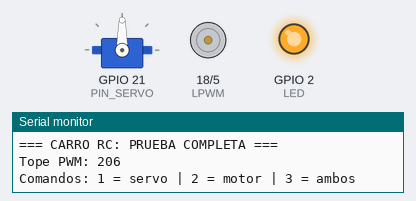
The sketch below on a simulated ESP32. Parts: servo, motor-driver pin pairs drawn as motors (green arrow = first pin HIGH = forward, orange = second pin HIGH = backward, longer = more drive, scaled by the enable pin), output pins drawn as LEDs (lit = HIGH), the last lines printed to the serial monitor.

Above: at 0.1 s.
At 10.15 s:
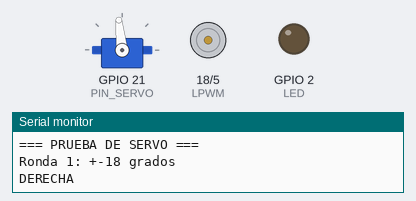
At 17.7 s:
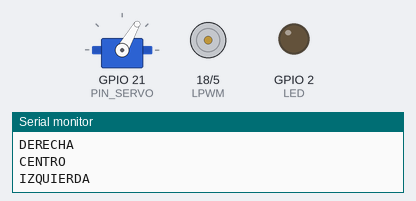
At 24.3 s:
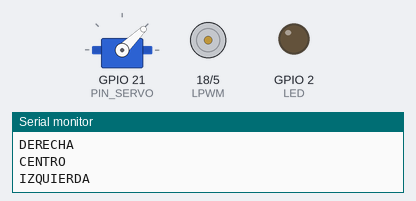
At 30.1 s:
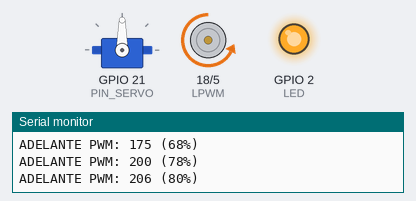
At 39.4 s:
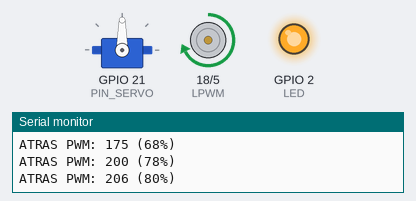
Timing chart, 0 to 40.0 s (numbered marks = the images above):
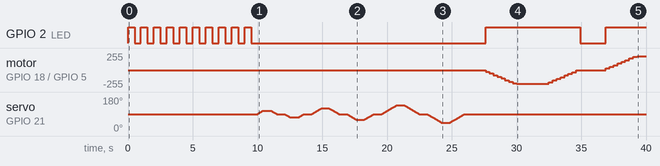

The sketch:

carro_esp32_pruebas_completo.ino
```cpp
/*
=====================================================================
 CARRO RC - ESP32 + BTS7960 + RS550 + SERVO MG995
 Archivo de referencia: esquema de conexiones, pines, lecciones de
 las pruebas y código de prueba (servo y motor) en un solo archivo.
=====================================================================

---------------------------------------------------------------------
 1. MATERIALES
---------------------------------------------------------------------
 - ESP32 con placa de expansión (puerto DC 6.5 a 16 V, USB-C, micro-USB)
 - Driver BTS7960 (puente H)
 - Motor RS550 de 6 V (cables rojo y negro)
 - Servo MG995 (cables café, rojo y naranja)
 - Pack de 3 baterías 18650 -> alimenta la ESP32 por el puerto DC
 - Pack de 2 baterías 18650 en serie (7.4 V) -> alimenta el MOTOR
 - LiPo 11.1 V 460 mAh 35C -> alimentará el motor en la versión final
 - LM2596 (regulador) -> NO se usa en el camino del motor
 - Interruptores y fusible de 10 a 15 A (para la LiPo)

---------------------------------------------------------------------
 2. ALIMENTACIÓN (lo más importante)
---------------------------------------------------------------------
 ESP32 + placa de expansión:
   Pack de 3 baterías 18650 -> conector al puerto DC de la placa.
   (Mide antes: debe dar entre 9 y 12.6 V. Centro del plug = positivo.)
   El USB-C solo se usa para cargar el código. No tener USB y pack
   conectados al mismo tiempo.

 Jumper amarillo de la placa (junto al USB-C):
   Debe cubrir los pines 5V y V (los dos de ARRIBA).
   Así la fila V de la placa da 5 V. En la parte baja da 3.3 V.

 Motor:
   Batería directo a los bornes del BTS7960, SIN regulador.
     Negativo (-) -> borne 1 (B-)
     Positivo (+) -> borne 2 (B+)
   * Pruebas: 2 celdas 18650 en serie = 7.4 V
   * Versión final: LiPo 11.1 V (12.6 V cargada) con interruptor y
     fusible de 10 a 15 A en el positivo. Cambiar VOLTAJE_BATERIA
     a 12.6 en este código.
   El BTS7960 necesita MÍNIMO 5.5 V en B+ y B-. Con una sola celda
   (3.7 V) el chip se bloquea y el motor no gira.

---------------------------------------------------------------------
 3. CONEXIONES DEL BTS7960 A LA PLACA DE EXPANSIÓN
---------------------------------------------------------------------
 Bloque de 8 pines (filas):  A-B  /  C-D  /  E-F  /  G-H

   Pin BTS7960         Va a (fila S de la columna indicada)
   ------------------  -------------------------------------
   A (GND)             Un pin G (GND) de la placa
   B (VCC)             Un pin V (5 V) de la placa
   E y F (unidos)      D22   (un puente corto E-F, un solo cable)
   G (LPWM, reversa)   D18
   H (RPWM, adelante)  D5
   C y D               Sin conectar

   Bornes verdes:
     1 (B-)  Negativo de la batería del motor
     2 (B+)  Positivo de la batería del motor
     3 (M+)  Cable rojo del motor
     4 (M-)  Cable negro del motor

 Tierra común: el pin A del BTS7960 está unido internamente al
 borne 1. Al conectar A a un pin G de la placa, la ESP32 y la batería
 del motor comparten GND.

---------------------------------------------------------------------
 4. SERVO MG995 (dirección)
---------------------------------------------------------------------
   Cable café    -> fila G de la columna D21
   Cable rojo    -> fila V de la columna D21 (5 V)
   Cable naranja -> fila S de la columna D21 (señal)
   Posición recta de las ruedas = 90 grados en la librería.
   Si la ESP32 se reinicia cuando el servo se esfuerza, alimentar el
   rojo con un regulador aparte a 5 V (GND unido).

---------------------------------------------------------------------
 5. LECCIONES DE LAS PRUEBAS (por qué quedó así)
---------------------------------------------------------------------
 - El LM2596 solo entrega unos 3 A y su voltaje cae al arrancar el
   RS550. Se retiró del camino del motor.
 - El BTS7960 no funciona por debajo de 5.5 V (B+ a B-).
 - El jumper de la placa estaba mal: debe dar 5 V en la fila V.
 - Con señal fija el motor giró en D25/D33/D26/D27, pero con PWM no.
   Con los pines del código original (D22, D18, D5) SÍ funcionó.
   Se queda con esos pines.
 - El servo se inicia ANTES de configurar el motor, como en el código
   original que funcionaba (ESP32Servo reparte los canales PWM).
 - Pin 12 de la ESP32 es de arranque: evitarlo.
 - Librería necesaria: ESP32Servo (Kevin Harrington).
 - Después de un humo en el BTS7960 las pruebas de continuidad no
   sonaron (sin cortos) y el módulo resultó sano.

---------------------------------------------------------------------
 6. PROCEDIMIENTO
---------------------------------------------------------------------
 1. Todas las baterías desconectadas. Sube el código por USB.
 2. Desconecta el USB.
 3. Conecta la batería del motor a los bornes 1 y 2 (primero el
    negativo, al final el positivo).
 4. Conecta el pack de 3 baterías al puerto DC de la placa.
 5. El LED parpadea 10 veces y empieza la prueba.
 Ruedas en el aire. Si algo huele a quemado o se calienta, desconecta
 la batería del motor de inmediato.

---------------------------------------------------------------------
 7. USO
---------------------------------------------------------------------
 Con USB y Serial Monitor a 115200 ("Nueva línea"), o solo con el pack:
   Se repite sola: servo + motor (AUTO_REPETIR = true).
   Comandos por Serial:  1 = servo   2 = motor   3 = ambos
=====================================================================
*/

#include <ESP32Servo.h>

// ===== PINES =====
const int LED = 2;            // LED integrado de la ESP32

const int PIN_SERVO = 21;     // Servo (columna D21)

const int EN   = 22;          // E y F del BTS7960, unidos
const int LPWM = 18;          // G (reversa)
const int RPWM = 5;           // H (adelante)

// ===== SERVO =====
const int CENTRO = 90;                       // ruedas rectas
const int AMPLITUDES[] = {18, 30, 46};       // grados a cada lado
const int NUM_AMPLITUDES = 3;
const int PASO_GRADOS = 1;
const int RETARDO_SERVO = 25;                // ms entre pasos
const int PAUSA_EXTREMO = 600;               // ms

Servo direccion;
int posicionActual = CENTRO;

// ===== MOTOR =====
// 2 celdas en serie = 7.4. Con la LiPo de 11.1 V, poner 12.6.
const float VOLTAJE_BATERIA = 7.4;
const float VOLTAJE_MOTOR = 6.0;             // RS550 de 6 V
const int VEL_MAX = (VOLTAJE_BATERIA <= VOLTAJE_MOTOR)
                      ? 255
                      : (int)(255.0 * VOLTAJE_MOTOR / VOLTAJE_BATERIA);

const int PASO_PWM = 25;                     // igual que el código original
const int RETARDO_PASO = 300;                // ms entre pasos
const int TIEMPO_MAXIMO = 2500;              // ms a velocidad tope

// ===== GENERAL =====
const bool AUTO_REPETIR = true;
const int PAUSA_CICLO = 5000;
int ciclo = 0;

// ---------------------------------------------------------------------
// SERVO
// ---------------------------------------------------------------------
void moverSuave(int destino) {
  while (posicionActual != destino) {
    if (posicionActual < destino) {
      posicionActual = min(posicionActual + PASO_GRADOS, destino);
    } else {
      posicionActual = max(posicionActual - PASO_GRADOS, destino);
    }
    direccion.write(posicionActual);
    delay(RETARDO_SERVO);
  }
}

void pruebaServo() {
  Serial.println("=== PRUEBA DE SERVO ===");
  for (int i = 0; i < NUM_AMPLITUDES; i++) {
    int a = AMPLITUDES[i];
    Serial.print("Ronda ");
    Serial.print(i + 1);
    Serial.print(": +-");
    Serial.print(a);
    Serial.println(" grados");

    Serial.println("DERECHA");
    moverSuave(CENTRO + a);
    delay(PAUSA_EXTREMO);

    Serial.println("CENTRO");
    moverSuave(CENTRO);
    delay(PAUSA_EXTREMO);

    Serial.println("IZQUIERDA");
    moverSuave(CENTRO - a);
    delay(PAUSA_EXTREMO);

    Serial.println("CENTRO");
    moverSuave(CENTRO);
    delay(PAUSA_EXTREMO);
  }
  direccion.write(CENTRO);
  Serial.println("Servo en CENTRO");
}

// ---------------------------------------------------------------------
// MOTOR
// ---------------------------------------------------------------------
void aplicar(int dir, int pwm) {
  pwm = constrain(pwm, 0, VEL_MAX);
  if (dir == 1) {
    analogWrite(RPWM, pwm);
    analogWrite(LPWM, 0);
  } else {
    analogWrite(LPWM, pwm);
    analogWrite(RPWM, 0);
  }
  Serial.print(dir == 1 ? "ADELANTE" : "ATRAS");
  Serial.print(" PWM: ");
  Serial.print(pwm);
  Serial.print(" (");
  Serial.print((pwm * 100) / 255);
  Serial.println("%)");
}

void detener() {
  analogWrite(LPWM, 0);
  analogWrite(RPWM, 0);
  digitalWrite(LED, LOW);
  Serial.println("MOTOR DETENIDO");
}

void subirYBajar(int dir) {
  digitalWrite(LED, HIGH);
  for (int v = PASO_PWM; v < VEL_MAX; v += PASO_PWM) {
    aplicar(dir, v);
    delay(RETARDO_PASO);
  }
  aplicar(dir, VEL_MAX);
  delay(TIEMPO_MAXIMO);
  for (int v = VEL_MAX - PASO_PWM; v > 0; v -= PASO_PWM) {
    aplicar(dir, v);
    delay(RETARDO_PASO);
  }
  detener();
}

void pruebaMotor() {
  Serial.println("=== PRUEBA DE MOTOR ===");
  Serial.println("##### ADELANTE #####");
  subirYBajar(1);
  delay(2000);
  Serial.println("##### REVERSA #####");
  subirYBajar(-1);
  delay(2000);
}

// ---------------------------------------------------------------------
// GENERAL
// ---------------------------------------------------------------------
void pruebaCompleta() {
  ciclo++;
  Serial.print("##### CICLO ");
  Serial.print(ciclo);
  Serial.println(" #####");
  pruebaServo();
  delay(1000);
  pruebaMotor();
}

void menu() {
  Serial.println("Comandos: 1 = servo | 2 = motor | 3 = ambos");
}

void setup() {
  Serial.begin(115200);
  pinMode(LED, OUTPUT);

  // Servo primero (como en el código original que funcionaba)
  direccion.setPeriodHertz(50);
  direccion.attach(PIN_SERVO, 500, 2400);
  direccion.write(CENTRO);
  posicionActual = CENTRO;

  // Motor
  pinMode(EN, OUTPUT);
  pinMode(LPWM, OUTPUT);
  pinMode(RPWM, OUTPUT);
  digitalWrite(EN, HIGH);
  analogWrite(LPWM, 0);
  analogWrite(RPWM, 0);

  Serial.println("=== CARRO RC: PRUEBA COMPLETA ===");
  Serial.print("Tope PWM: ");
  Serial.println(VEL_MAX);
  menu();

  for (int i = 1; i <= 10; i++) {
    digitalWrite(LED, HIGH); delay(500);
    digitalWrite(LED, LOW);  delay(500);
    Serial.print("Parpadeo ");
    Serial.print(i);
    Serial.println(" de 10");
  }
}

void loop() {
  if (Serial.available()) {
    char c = Serial.read();
    if (c == '1') pruebaServo();
    else if (c == '2') pruebaMotor();
    else if (c == '3') pruebaCompleta();
    else if (c != '\n' && c != '\r') menu();
    return;
  }

  if (AUTO_REPETIR) {
    pruebaCompleta();
    Serial.println("Ciclo terminado. Repite en 5 segundos...");
    delay(PAUSA_CICLO);
  }
}
```

Measured:
- by itself, GPIO 2 (LED): goes 9 × (LOW 0.50 s, HIGH 0.50 s), LOW 18.1 s, HIGH 7.3 s, LOW 2.0 s, then HIGH
- by itself, motor on GPIO 18 (LPWM) / GPIO 5 (RPWM): stopped → backward 25/255 at 27.6 s, → backward 50/255 0.30 s later, → backward 75/255 0.30 s later, → backward 100/255 0.30 s later, … (27 changes in this stretch)
